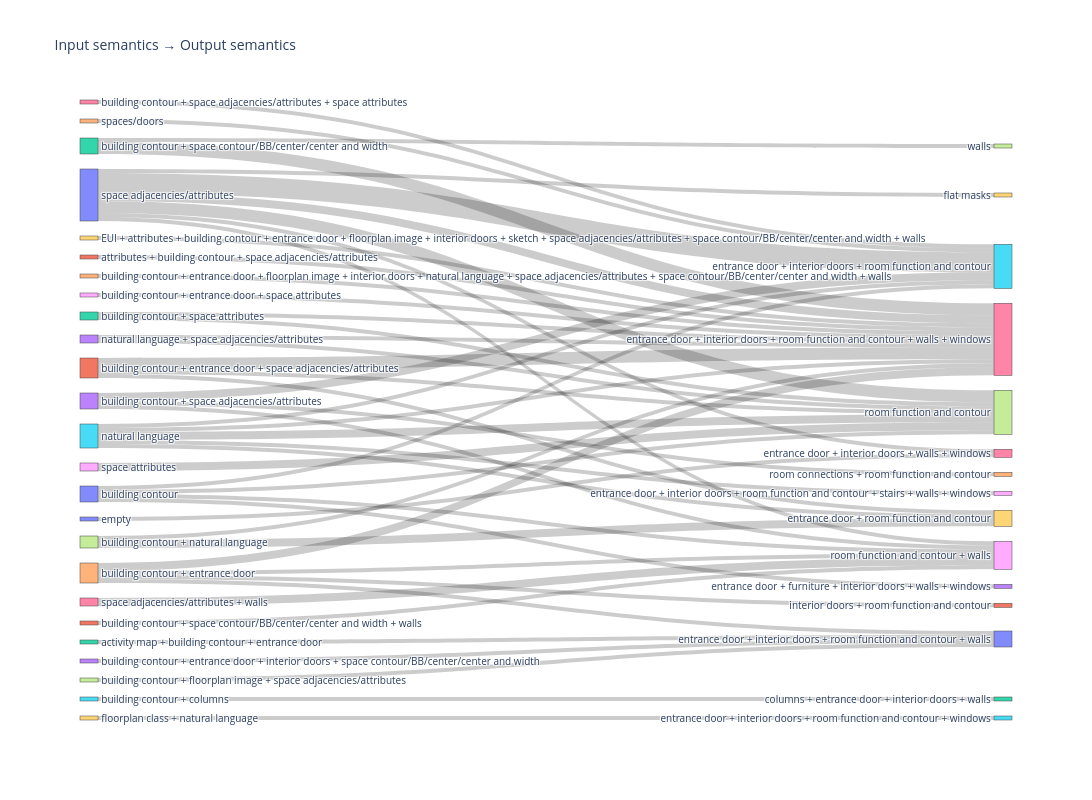

The notebook cell this image was saved under:
### Code cell
import pandas as pd
import plotly.graph_objects as go

df = pd.read_csv("cooc.csv")

# Keep only needed columns
df = df[["input_semantics", "output_semantics", "Count"]]

# Optional: remove tiny flows if diagram is too crowded
# df = df[df["Count"] >= 2]

sources = df["input_semantics"].astype(str)
targets = df["output_semantics"].astype(str)
values = df["Count"]

# Create unique node list
nodes = pd.Index(pd.concat([sources, targets]).unique())

# Map labels to numeric IDs
source_ids = sources.map(nodes.get_loc)
target_ids = targets.map(nodes.get_loc)

fig = go.Figure(data=[go.Sankey(
    node=dict(
        label=nodes.tolist(),
        pad=15,
        thickness=18
    ),
    link=dict(
        source=source_ids,
        target=target_ids,
        value=values
    )
)])

fig.update_layout(
    title_text="Input semantics → Output semantics",
    font_size=10,
    width=1200,
    height=800
)

# fig.show()

### Figure 1 — Plotly figure (JSON) as saved in the notebook; plotly's stock layout.template omitted (floating-point values rounded to 4 significant figures)
{"data": [{"link": {"source": [0, 1, 2, 0, 3, 4, 0, 5, 6, 7, 8, 9, 10, 10, 11, 12, 1, 13, 14, 4, 4, 4, 10, 15, 10, 16, 3, 1, 7, 17, 3, 18, 19, 20, 21, 2, 22, 22, 5, 5, 23, 23, 5, 5, 0, 0, 0, 24], "target": [25, 26, 26, 27, 25, 26, 26, 27, 28, 29, 27, 26, 25, 27, 26, 30, 29, 30, 26, 28, 30, 31, 28, 32, 33, 25, 28, 27, 26, 30, 34, 26, 35, 36, 28, 37, 27, 26, 25, 38, 27, 26, 26, 29, 39, 36, 28, 25], "value": [5, 3, 3, 3, 2, 2, 2, 2, 2, 2, 2, 1, 1, 1, 1, 1, 1, 1, 1, 1, 1, 1, 1, 1, 1, 1, 1, 1, 1, 1, 1, 1, 1, 1, 1, 1, 1, 1, 1, 1, 1, 1, 1, 1, 1, 1, 1, 1]}, "node": {"label": ["space adjacencies/attributes", "building contour + entrance door + space adjacencies/attributes", "building contour + space contour/BB/center/center and width", "building contour + space adjacencies/attributes", "building contour + entrance door", "natural language", "space adjacencies/attributes + walls", "building contour + natural language", "space attributes", "EUI + attributes + building contour + entrance door + floorplan image + interior doors + sketch + space adjacencies/attributes + space contour/BB/center/center and width + walls", "building contour", "attributes + building contour + space adjacencies/attributes", "activity map + building contour + entrance door", "building contour + entrance door + interior doors + space contour/BB/center/center and width", "building contour + entrance door + floorplan image + interior doors + natural language + space adjacencies/attributes + space contour/BB/center/center and width + walls", "building contour + columns", "building contour + space adjacencies/attributes + space attributes", "building contour + floorplan image + space adjacencies/attributes", "building contour + entrance door + space attributes", "floorplan class + natural language", "empty", "building contour + space contour/BB/center/center and width + walls", "building contour + space attributes", "natural language + space adjacencies/attributes", "spaces/doors", "entrance door + interior doors + room function and contour", "entrance door + interior doors + room function and contour + walls + windows", "room function and contour", "room function and contour + walls", "entrance door + room function and contour", "entrance door + interior doors + room function and contour + walls", "interior doors + room function and contour", "columns + entrance door + interior doors + walls", "entrance door + furniture + interior doors + walls + windows", "room connections + room function and contour", "entrance door + interior doors + room function and contour + windows", "entrance door + interior doors + walls + windows", "walls", "entrance door + interior doors + room function and contour + stairs + walls + windows", "flat masks"], "pad": 15, "thickness": 18}, "type": "sankey"}], "layout": {"font": {"size": 10}, "height": 800, "title": {"text": "Input semantics → Output semantics"}, "width": 1200}}
